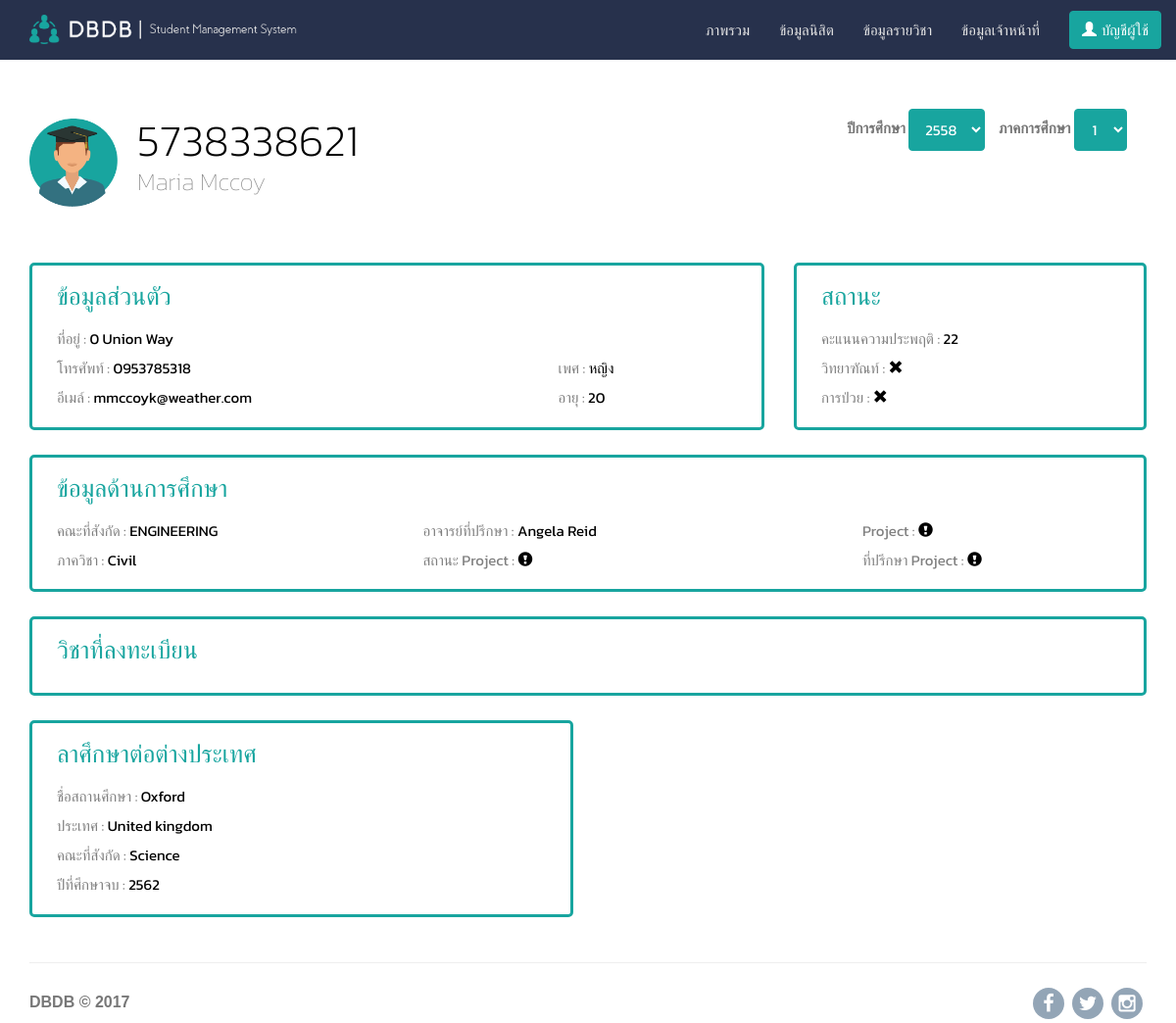
Screenshot of /student_detail.php?id=30000001 with the database file from the repository.
### tables this page shows
CREATE TABLE `student` (
  `personalID` int(11) NOT NULL,
  `sID` varchar(10) NOT NULL,
  `isSick` enum('0','1') DEFAULT '0',
  `isPro` enum('0','1') DEFAULT '0',
  `behavior` int(11) DEFAULT '100',
  `advisorID` int(11) DEFAULT NULL,
  `mID` int(11) DEFAULT NULL,
  PRIMARY KEY (`personalID`),
  KEY `student_advisorID_idx` (`advisorID`),
  KEY `student_mID_idx` (`mID`),
  KEY `sID_idx` (`sID`) USING BTREE,
  CONSTRAINT `student_advisorID` FOREIGN KEY (`advisorID`) REFERENCES `teacher` (`personalID`) ON DELETE NO ACTION ON UPDATE NO ACTION,
  CONSTRAINT `student_mID` FOREIGN KEY (`mID`) REFERENCES `major` (`mID`) ON DELETE NO ACTION ON UPDATE NO ACTION,
  CONSTRAINT `student_personalID` FOREIGN KEY (`personalID`) REFERENCES `personnel` (`personalID`) ON DELETE CASCADE ON UPDATE CASCADE
);

CREATE TABLE `personnel` (
  `personalID` int(11) NOT NULL AUTO_INCREMENT,
  `fName` varchar(45) DEFAULT NULL,
  `lName` varchar(45) DEFAULT NULL,
  `gender` enum('M','F') DEFAULT NULL,
  `DOB` date DEFAULT NULL,
  `email` varchar(45) DEFAULT NULL,
  `ADDR` varchar(80) DEFAULT NULL,
  `tel` varchar(10) DEFAULT NULL,
  PRIMARY KEY (`personalID`)
);

CREATE TABLE `faculty` (
  `fID` int(11) NOT NULL AUTO_INCREMENT,
  `faName` varchar(45) DEFAULT NULL,
  PRIMARY KEY (`fID`)
);

CREATE TABLE `major` (
  `mID` int(11) NOT NULL,
  `mName` varchar(45) DEFAULT NULL,
  `creditRequired` int(11) DEFAULT NULL,
  `creditApprove` int(11) DEFAULT NULL,
  `creditGenHU` int(11) DEFAULT NULL,
  `creditGenSC` int(11) DEFAULT NULL,
  `creditGenSO` int(11) DEFAULT NULL,
  `creditGenIN` int(11) DEFAULT NULL,
  `fID` int(11) DEFAULT NULL,
  PRIMARY KEY (`mID`),
  KEY `major_fID_idx` (`fID`),
  CONSTRAINT `major_fID` FOREIGN KEY (`fID`) REFERENCES `faculty` (`fID`) ON DELETE CASCADE ON UPDATE NO ACTION
);

CREATE TABLE `study_abroad` (
  `yearEnd` int(11) NOT NULL,
  `student_personalID` int(11) NOT NULL,
  `university` varchar(45) DEFAULT NULL,
  `country` varchar(45) DEFAULT NULL,
  `faculty` varchar(45) DEFAULT NULL,
  PRIMARY KEY (`yearEnd`,`student_personalID`),
  KEY `abroad_student_personalID_idx` (`student_personalID`),
  CONSTRAINT `abroad_student_personalID` FOREIGN KEY (`student_personalID`) REFERENCES `student` (`personalID`) ON DELETE NO ACTION ON UPDATE NO ACTION
);

### student_detail.php (the view, shortened to what this page needs)
<?php
if ($_SERVER["REQUEST_METHOD"] == "GET") {
   $info_query = "SELECT S.*,P.*,P2.fName as advName,P2.lName as advlName,M.mName,F.faName,getAge(P.DOB) AS age FROM student S,personnel P,personnel P2,major M,faculty F WHERE S.personalID = P.personalID AND P2.personalID = S.advisorID AND M.mID = S.mID  AND S.personalID = {$_GET['id']}";
   $enroll_year_query = "SELECT MIN(enroll.year) AS min, MAX(enroll.year) AS max FROM enroll WHERE student_personalID = {$_GET['id']}";
   $abroad_query = "SELECT * FROM study_abroad S WHERE S.student_personalID = {$_GET['id']}";
    $info_result = mysqli_query($db, $info_query);
    $enroll_year_result = mysqli_query($db, $enroll_year_query);
    $abroad_result = mysqli_query($db, $abroad_query);
}
if ($info_result->num_rows > 0) {
    $basic_info_row = $info_result->fetch_assoc();
}
if ($abroad_result->num_rows > 0) {
    $abroad_row = $abroad_result->fetch_assoc();
}
if ($enroll_year_result->num_rows > 0) {
    $enroll_year_row = $enroll_year_result->fetch_assoc();
}
?>
<!DOCTYPE html>
<html>
<head>
  <link rel="stylesheet" href="assets/bootstrap/css/bootstrap.min.css">
  <link rel="stylesheet" href="assets/fonts/font-awesome.min.css">
  <link rel="stylesheet" href="assets/css/theme.css">
  <link rel="stylesheet" href="assets/css/student_detail.css">
</head>
<body onload = 'getEnroll(<?php echo $_GET['id']; ?>, <?php echo $enroll_year_row['max']; ?>, 1)'>
  <nav class="navbar navbar-default navbar-fixed-top">
    <div class="container">
      <div class="navbar-header">
        <a class="navbar-brand">
          <image src="assets/img/logo.png" alt="DBDB">
        </a>
      </div>
      <div class="collapse navbar-collapse" id="navcol-1">
        <a href='user_detail.php' ><button class="btn btn-primary navbar-btn navbar-right" type="button"> <span class="glyphicon glyphicon-user" style="margin-right:5px;"></span>บัญชีผู้ใช้</button></a>
        <ul class="nav navbar-nav navbar-right">
          <li><a href="index2.php">ภาพรวม</a></li>
          <?php if($login_privilege!="executive"&&$login_privilege!="staff") echo '<li><a href="student.php">ข้อมูลนิสิต</a></li>'; ?>
          <?php if($login_privilege!="executive"&&$login_privilege!="staff") echo '<li><a href="course.php">ข้อมูลรายวิชา</a></li>'; ?>
          <?php if($login_privilege!="executive"&&$login_privilege!="teacher") echo '<li><a href="staff.php">ข้อมูลเจ้าหน้าที่</a></li>'; ?>
        </ul>
      </div>
    </div>
  </nav>
  <div class="container">
    <div class="row">
      <div class="col-md-12">
        <div class="function-head-block">
          <div class="option-block">
            <div class="form-group">
              <label for="year">ปีการศึกษา</label>
              <select class="btn btn-primary" id="year" onchange="getEnroll(<?php echo $_GET['id']; ?>, this.value, term.value)">
                <?php
                if ($enroll_year_result->num_rows>0) {
                    for ($year = $enroll_year_row['max']; $year >= $enroll_year_row['min']; $year--) {
                        echo '<option value="'.$year.'">'.($year+543).'</option>';
                    }
                }
                ?>
              </select>
              <label for="term">ภาคการศึกษา</label>
              <select class="btn btn-primary" id="term" onchange="getEnroll(<?php echo $_GET['id']; ?>, year.value ,this.value)">
                <option value="1">1</option>
              </select>
            </div>
          </div>
          <div class="function-head-icon"><img src="assets/img/student_detail_icon.png" alt="Student detail" /></div>
          <div class="function-head-text"><?php echo $basic_info_row['sID']; ?>
            <div class="function-head-subtext"><?php echo $basic_info_row['fName'].' '.$basic_info_row['lName']; ?></div>
          </div>
        </div>
      </div>
    </div>
  </div>
  <div class="container">
    <div class="row">
      <div class="col-md-8">
        <div class="col-md-12 data-box">
          <div class="data-box-header">
            ข้อมูลส่วนตัว
          </div>
          <table style="width:100%;" class="dashboard-table">
            <tbody>
              <tr>
                <td colspan="2">
                <span class="data-header">ที่อยู่ : </span>
                <span class="data-detail"><?php echo $basic_info_row['ADDR']; ?></span>
              </td>
              </tr>
              <tr>
                <td>
                  <span class="data-header">โทรศัพท์ : </span>
                  <span class="data-detail"><?php echo $basic_info_row['tel']; ?></span>
                </td>
                <td>
                  <span class="data-header">เพศ : </span>
                  <span class="data-detail"><?php if ($basic_info_row['gender']=='M') {
                    echo 'ชาย';
                } else {
                    echo 'หญิง';
                } ?></span>
                </td>
              </tr>
              <tr>
                <td>
                  <span class="data-header">อีเมล์ : </span>
                  <span class="data-detail"><?php echo $basic_info_row['email']; ?></span>
                </td>
                <td>
                  <span class="data-header">อายุ : </span>
                  <span class="data-detail"><?php echo $basic_info_row['age']; ?></span>
                </td>
              </tr>
            </tbody>
          </table>
        </div>
      </div>
      <div class="col-md-4">
        <div class="col-md-12 data-box">
          <div class="data-box-header">
            สถานะ
          </div>
          <table style="width:100%;" class="dashboard-table">
            <tbody>
              <tr>
                <td>
                  <span class="data-header">คะแนนความประพฤติ : </span>
                  <span class="data-detail"><?php echo $basic_info_row['behavior']; ?></span></span>
                </td>
              </tr>
              <tr>
                <td>
                  <span class="data-header">วิทยาฑัณท์ : </span>
                  <span class="data-detail">
                    <?php
                      if ($basic_info_row['isPro']) {
                          echo '<i class="glyphicon glyphicon-ok"></i>';
                      } else {
                          echo '<i class="glyphicon glyphicon-remove"></i>';
                      }
                    ?>
                  </span>
                </td>
              </tr>
              <tr>
                <td>
                  <span class="data-header">การป่วย : </span>
                  <span class="data-detail">
                    <?php
                      if ($basic_info_row['isSick']) {
                          echo '<i class="glyphicon glyphicon-ok"></i>';
                      } else {
                          echo '<i class="glyphicon glyphicon-remove"></i>';
                      }
                    ?>
                  </span>
                </td>
              </tr>
            </tbody>
          </table>
        </div>
      </div>
    </div>
    <div class="row">
      <div class="col-md-12">
      <div class="col-md-12 data-box">
        <div class="data-box-header">
          ข้อมูลด้านการศึกษา
        </div>
          <table style="width:100%;" class="dashboard-table">
            <tbody>
              <tr>
                <td>
                  <span class="data-header">คณะที่สังกัด : </span>
                  <span class="data-detail"><?php echo $basic_info_row['faName']; ?></span>
                </td>
                <td>
                  <span class="data-header">อาจารย์ที่ปรึกษา : </span>
                  <span class="data-detail"><?php echo $basic_info_row['advName'].' '.$basic_info_row['advlName']; ?></span>
                </td>
                <td>
                  <span class="data-header">Project : </span>
                  <span class="data-detail">
                    <?php
                      if (is_null($project_row['pName'])) {
                          echo '<i class="glyphicon glyphicon-exclamation-sign"></i>';
                      } else {
                          echo $project_row['pName'];
                      }
                    ?>
                  </span>
                </td>
              </tr>
              <tr>
                <td>
                  <span class="data-header">ภาควิชา : </span>
                  <span class="data-detail"><?php echo $basic_info_row['mName']; ?></span>
                </td>
                <td>
                  <span class="data-header">สถานะ Project : </span>
                  <span class="data-detail">
                    <?php
                      if (is_null($project_row['pStatus'])) {
                          echo '<i class="glyphicon glyphicon-exclamation-sign"></i>';
                      } else {
                          echo $project_row['pStatus'];
                      }
                    ?>
                  </span>
                </td>
                <td>
                  <span class="data-header">ที่ปรึกษา Project : </span>
                  <span class="data-detail">
                    <?php
                      if (is_null($project_row['fName'])) {
                          echo '<i class="glyphicon glyphicon-exclamation-sign"></i>';
                      } else {
                          echo $project_row['fName'].' '.$project_row['lName'];
                      }
                    ?>
                  </span>
                </td>
              </tr>
            </tbody>
          </table>
      </div>
    </div>
  </div>
  <div class="row">
    <div class="col-md-12">
    <div class="col-md-12 data-box">
      <div class="data-box-header">
        วิชาที่ลงทะเบียน
      </div>
    </div>
  </div>
</div>
<div class="row">
  <?php
  if ($abroad_row) {
      echo "<div class='col-md-6'>
      <div class='col-md-12 data-box'>
        <div class='data-box-header'>
          ลาศึกษาต่อต่างประเทศ
        </div>
          <table style='width:100%;' class='dashboard-table'>
            <tbody>
              <tr>
                <td>
                  <span class='data-header'>ชื่อสถานศึกษา : </span>
                  <span class='data-detail'>{$abroad_row['university']}</span>
                </td>
              </tr>
              <tr>
                <td>
                  <span class='data-header'>ประเทศ : </span>
                  <span class='data-detail'>{$abroad_row['country']}</span>
                </td>
              </tr>
              <tr>
                <td>
                  <span class='data-header'>คณะที่สังกัด : </span>
                  <span class='data-detail'>{$abroad_row['faculty']}</span>
                </td>
              </tr>
              <tr>
                <td>
                  <span class='data-header'>ปีที่ศึกษาจบ : </span>
                  <span class='data-detail'>".($abroad_row['yearEnd']+543)."</span>
                </td>
              </tr>
            </tbody>
          </table>
      </div>
    </div>
    </div>";
  }
  ?>
  </div>
  <footer class="site-footer">
    <div class="container">
      <hr>
      <div class="row">
        <div class="col-sm-6">
          <h5>DBDB © 2017</h5></div>
        <div class="col-sm-6 social-icons"><a href="#"><i class="fa fa-facebook"></i></a><a href="#"><i class="fa fa-twitter"></i></a><a href="#"><i class="fa fa-instagram"></i></a></div>
      </div>
    </div>
  </footer>
</body>
</html>

### assets/css/theme.css (style rules this page uses)
.navbar-brand { font-size:24px; line-height:18px; padding: 0px; white-space: nowrap; }
.navbar-brand>img { height: 100%; padding: 15px; width: auto; }
.navbar-btn { margin-left: 30px; background-color: transparent; border-color: white; }
.btn-primary { background-color: #18a59f; color: white; border-color: #18a59f; }
.navbar-default { background-color: #27314c; border-color: #27314c; }
.navbar-default .navbar-brand { color: #27314c; }
.navbar-default .navbar-nav > li > a { color: #E5E5E5; font-weight: lighter; }
.navbar-default .navbar-collapse, .navbar-default .navbar-form { border-color: #27314c; }
@media (min-width:768px) { .site-footer h5 { text-align:left; } }
.site-footer h5 { color:inherit; font-size:16px; }
.site-footer .social-icons a { display:inline-block; width:32px; border:none; font-size:20px; border-radius:50%; margin:4px; color:#fff; text-align:center; background-color:#798FA5; height:32px; opacity:0.8; line-height:32px; }
@media (min-width:768px) { .site-footer .social-icons { text-align:right; } }
.function-head-block { margin-top: 30px; margin-bottom: 60px; }
.function-head-text { margin-left: 110px; overflow: hidden; font-size: 45px; font-weight: 200; color: black }
.function-head-subtext { margin-top:4px; margin-bottom:4px; font-size: 25px; font-weight: lighter; margin-top: -7px; color: gray; }
.function-head-icon>img { margin-top: 10px; width: 90px; display: inline-block; float: left; }
.option-block { float: right; display: inline-block; margin-right: 20px; }
.data-box { padding: inherit; border: 3px solid #18A59F; border-radius: 5px; padding-bottom: 15px; padding-left: 25px; padding-right: 10px; padding-top: 10px; margin-bottom: 25px; }
.data-box-header { margin-top: 4px; margin-bottom: 10px; font-size: 25px; color: #18A59F; }
.data-detail { color: black; }
.data-header { color: gray; }

### assets/css/student_detail.css (style rules this page uses)
.dashboard-table td:nth-child(even) { text-align: left; padding-right: 20px; }
.dashboard-table tr { height: 30px; vertical-align: middle; }

### rows the page displays
student: sID "5738338621", behavior "22"
personnel: fName "Maria", lName "Mccoy", ADDR "0 Union Way", tel "0953785318", email "mmccoyk@weather.com"
faculty: faName "ENGINEERING"
personnel: fName "Angela", lName "Reid"
major: mName "Civil"
study_abroad: university "Oxford", country "United kingdom", faculty "Science", $abroad_row['yearEnd']+543 "2562"

### other values shown
$basic_info_row['age'] "20"
form field value "2558"
